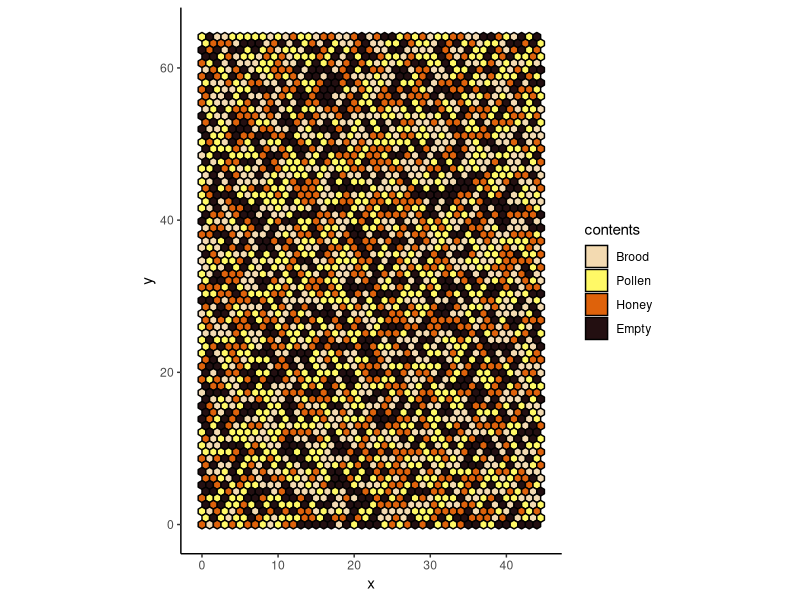

Write the R code that produced this figure.
## ---- chunk 1
library(tidyverse)
library(forcats)
library(reshape2)
## ---- chunk 2

types <- c("Brood", "Pollen", "Honey", "Empty")
hive_colors <- c("#F3DAB1","#FFF966","#DE620B","#230F11")

hex_size <- 1
num_x <- 45
num_y <- 75

# hex_center_xs <- c(rep(seq(from = 0, by = hex_size, length.out = num_x), each = ceiling(num_y/2)),
#                rep(seq(from = hex_size/2, by = hex_size, length.out = num_x), each = floor(num_y/2)))

hex_center_xs <- rep_len(c(seq(from = 0, by = hex_size, length.out = num_x),
                   seq(from = hex_size/2, by = hex_size, length.out = num_x)), num_x*num_y)

hex_center_ys <- sort(c(rep(seq(from = 0, by = hex_size*sqrt(3), length.out=ceiling(num_y/2)), num_x),
            rep(seq(from = hex_size*sqrt(3)/2, by = hex_size*sqrt(3), length.out=floor(num_y/2)), num_x)),decreasing = TRUE)

hex_x = cbind(hex_center_xs + 0, hex_center_xs + 0.5, hex_center_xs + 0.5,
              hex_center_xs + 0, hex_center_xs - 0.5, hex_center_xs - 0.5) 
hex_y = cbind(hex_center_ys - 1/(sqrt(3)), hex_center_ys - 1/(2*sqrt(3)), hex_center_ys + 1/(2*sqrt(3)),
              hex_center_ys + 1/(sqrt(3)), hex_center_ys + 1/(2*sqrt(3)), hex_center_ys - 1/(2*sqrt(3)))

hexdat_x <- melt(cbind(id = 1:length(hex_center_xs), as.data.frame(hex_x)), id.vars = "id", value.name = "x")
hexdat_y <- melt(cbind(id = 1:length(hex_center_ys), as.data.frame(hex_y)), id.vars = "id", value.name = "y")

hexdat <- full_join(hexdat_y, hexdat_x) %>% group_by(id) %>% mutate(contents = sample(types, 1)) %>% ungroup %>%
                                            mutate(contents = fct_relevel(as.factor(contents),types))

ggplot(hexdat, aes(x, y)) + 
  geom_polygon(aes(group = id, fill = contents), colour = "black") +
  #geom_label(aes(label = id), position=position_jitter(width=0.1,height=0.1)) +
  scale_fill_manual(values=hive_colors) +
  coord_fixed() +
  theme_classic()
